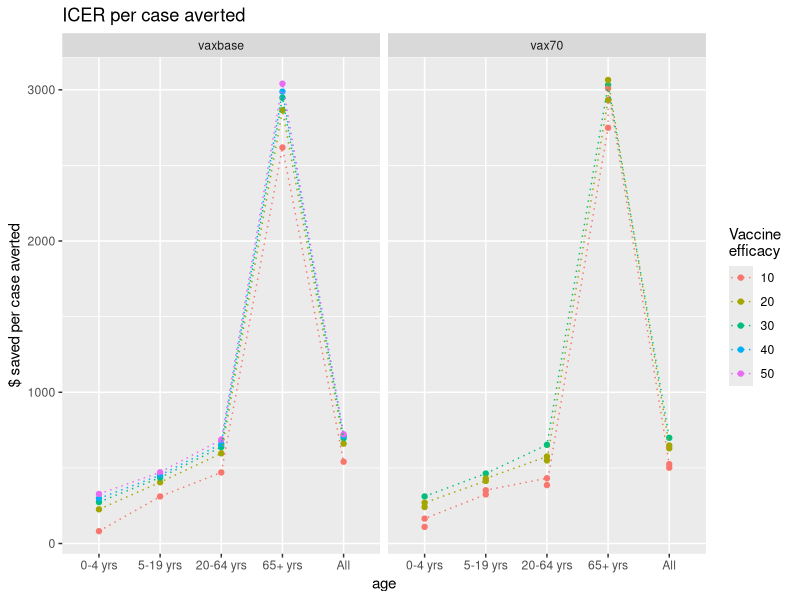
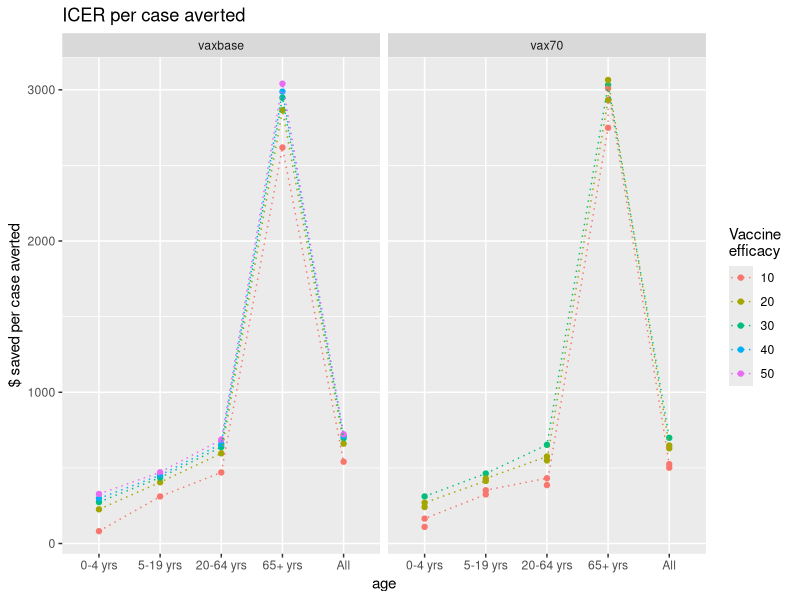
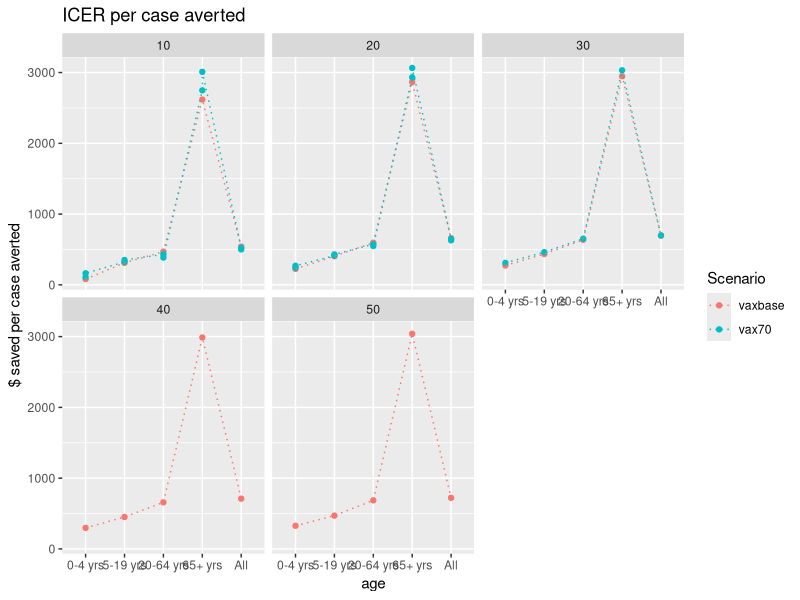
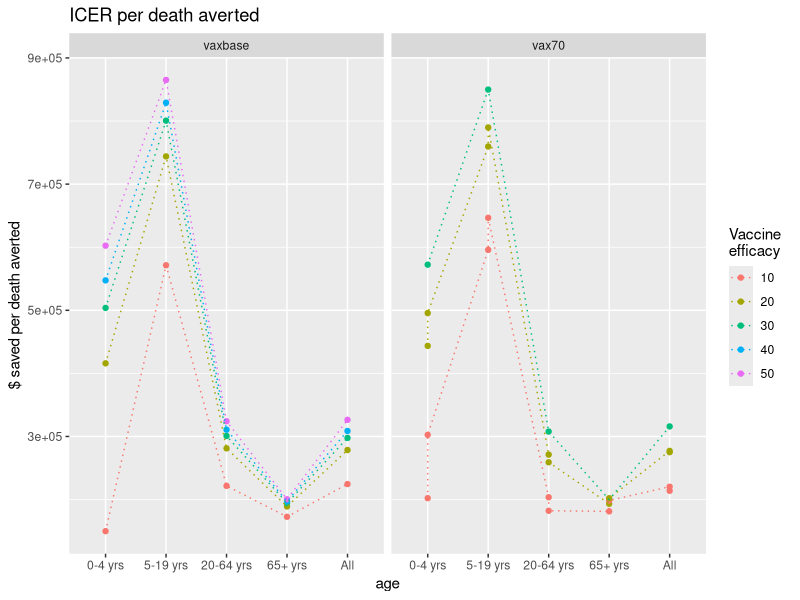
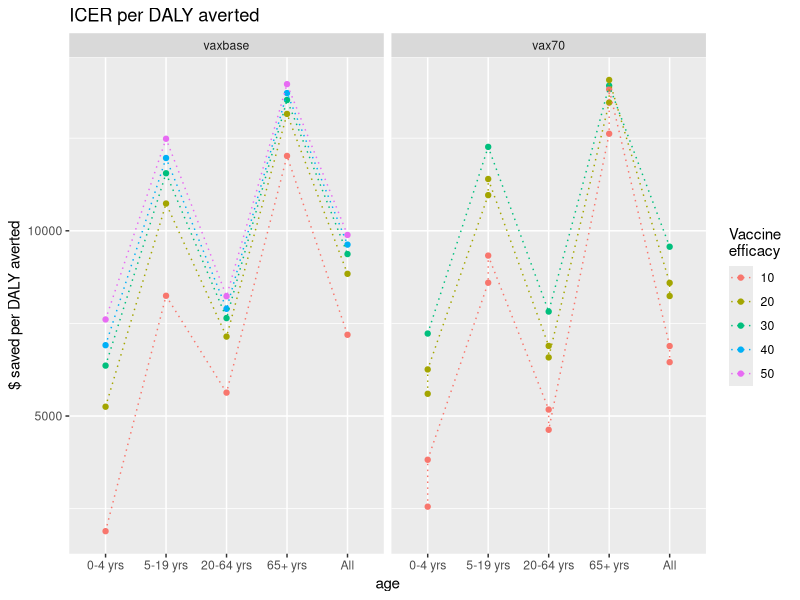
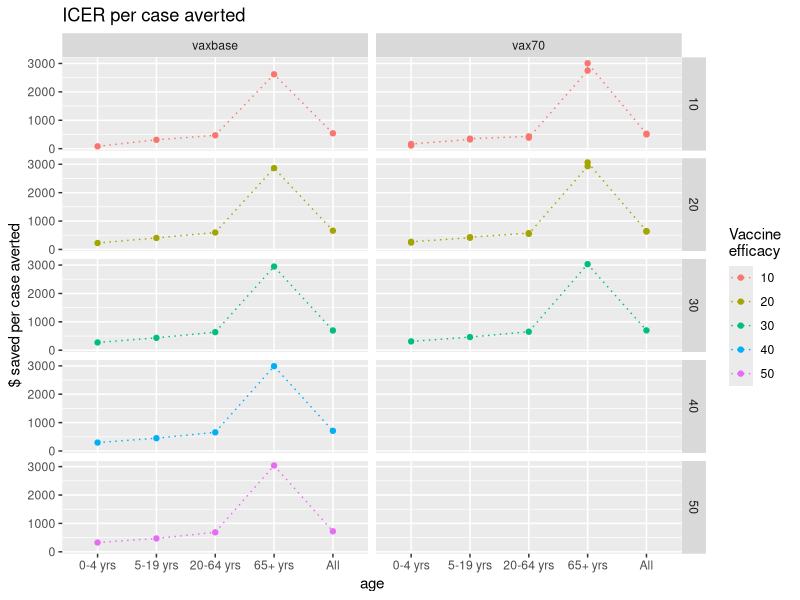
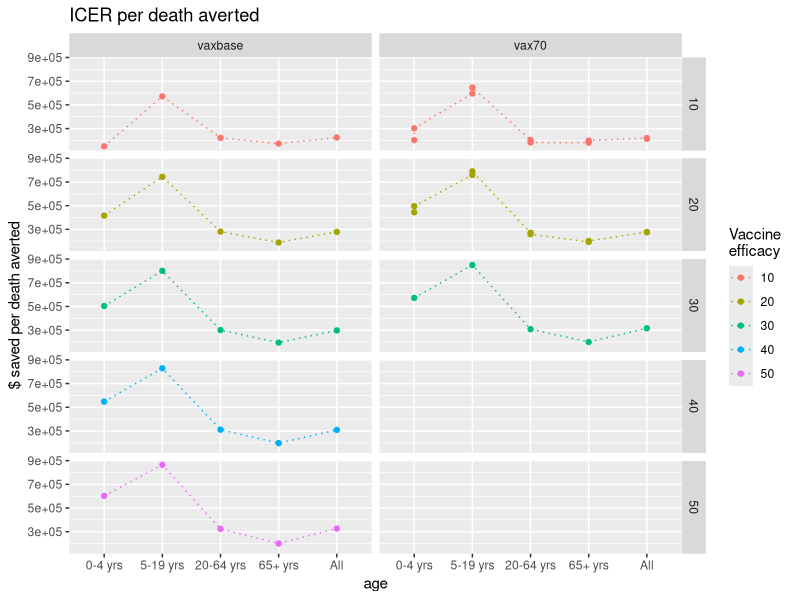
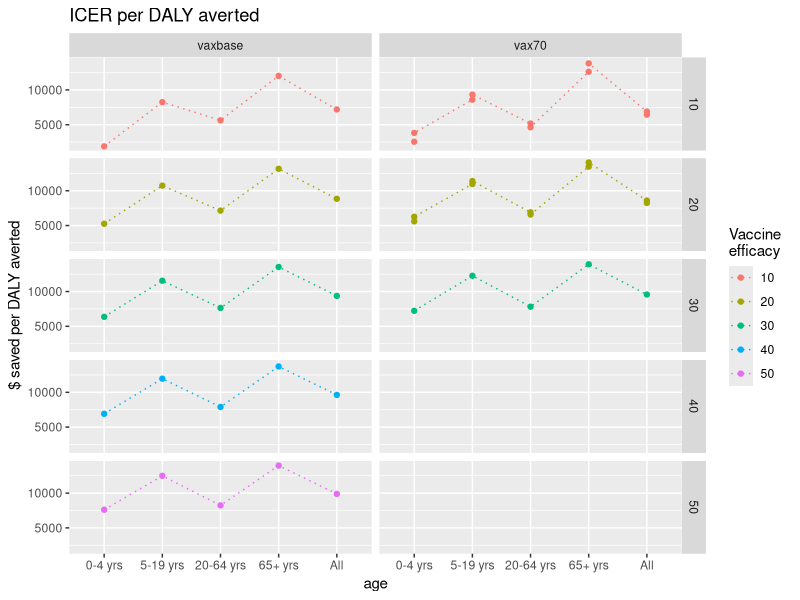

Generate these figures, in order, with R:
## ---- chunk 1
knitr::opts_chunk$set(echo = TRUE, cache = TRUE, warning = FALSE, message = FALSE, tidy = TRUE)
## ---- chunk 2
rm(list = ls(all.names = TRUE))
library(ggplot2)
library(tidyr)
library(knitr); library(rmarkdown)
## ---- chunk 3
data <- read.csv("df/icer-all.csv", as.is = TRUE)
df <- data[(data$scenario!="base"),]

df$cases.averted <- as.numeric(df$cases.averted)
df$cases.averted.per100k <- as.numeric(df$cases.averted.per100k)
df$icer.case.averted <- as.numeric(df$icer.case.averted)
df$deaths.averted <- as.numeric(df$deaths.averted)
df$deaths.averted.per100k <- as.numeric(df$ deaths.averted.per100k)
df$icer.death.averted <- as.numeric(df$icer.death.averted)
df$dalys <- as.numeric(df$dalys)
df$dalys.per100k <- as.numeric(df$dalys.per100k)
df$dalys.averted <- as.numeric(df$dalys.averted)
df$dalys.averted.per100k <- as.numeric(df$dalys.averted.per100k)
df$icer.daly.averted <- as.numeric(df$icer.daly.averted)
## ---- chunk 4
# subset relevant efficacies
df2 <- df[!df$v.eff %in% c(60), ]
table(df2$v.eff, useNA = 'always')

df3 <- df2[!(df2$scenario == 'vax70' & df2$v.eff %in% c(40,50)), ]
table(df3$scenario, df3$v.eff, useNA = 'always')

# factors
df3$age <- factor(df3$age, levels = c("0-4 yrs", "5-19 yrs", "20-64 yrs", "65+ yrs", "All"))
df3$risk <- factor(df3$risk, levels = c("High", "Non-high", "All"))
df3$scenario <- factor(df3$scenario, levels = c("vaxbase", "vax70"))
df3$v.eff <- factor(df3$v.eff)

# subset by age group
age_group_df <- df3[(df3$risk=="All"),]

# subset by risk group
risk_group_df <- df3[(df3$risk!="All"),]
## ---- chunk 5
# icer per case averted
ggplot(age_group_df, aes(x = age, y = icer.case.averted, color = v.eff, group = v.eff)) + labs(color = "Vaccine \nefficacy") +
  geom_point() + geom_line(linetype = "dotted") + ylab("$ saved per case averted") +
  facet_grid(~ scenario) + ggtitle("ICER per case averted")

## Alternatively:
ggplot(df3[(df3$risk=="All"),], aes(x = age, y = icer.case.averted, group = v.eff, color = v.eff)) +
  geom_point() + geom_line(linetype = "dotted") + labs(color = "Vaccine \nefficacy") +
  ylab("$ saved per case averted") + facet_grid(~ scenario) + ggtitle("ICER per case averted")

ggplot(df3[(df3$risk=="All"),], aes(x = age, y = icer.case.averted, group = scenario, color = scenario)) +
  geom_point() + geom_line(linetype = "dotted") + labs(color = "Scenario") +
  ylab("$ saved per case averted") + facet_wrap(~ v.eff) + ggtitle("ICER per case averted")

# icer per death averted
ggplot(age_group_df, aes(x = age, y = icer.death.averted, color = v.eff, group = v.eff)) + labs(color = "Vaccine \nefficacy") +
  geom_point() + geom_line(linetype = "dotted") + ylab("$ saved per death averted") +
  facet_grid(~ scenario)+ ggtitle("ICER per death averted")

# icer per daly averted
ggplot(age_group_df, aes(x = age, y = icer.daly.averted, color = v.eff, group = v.eff)) + labs(color = "Vaccine \nefficacy") +
  geom_point() + geom_line(linetype = "dotted") + ylab("$ saved per DALY averted") +
  facet_grid(~ scenario) + ggtitle("ICER per DALY averted")
## ---- chunk 6
# icer per case averted
ggplot(age_group_df, aes(x = age, y = icer.case.averted, color = v.eff, group = v.eff)) + labs(color = "Vaccine \nefficacy") +
  geom_point() + geom_line(linetype = "dotted") + ylab("$ saved per case averted") +
  facet_grid(v.eff ~ scenario) + ggtitle("ICER per case averted")

# icer per death averted
ggplot(age_group_df, aes(x = age, y = icer.death.averted, color = v.eff, group = v.eff)) + labs(color = "Vaccine \nefficacy") +
  geom_point() + geom_line(linetype = "dotted") + ylab("$ saved per death averted") +
  facet_grid(v.eff ~ scenario) + ggtitle("ICER per death averted")

# icer per DALY averted
ggplot(age_group_df, aes(x = age, y = icer.daly.averted, color = v.eff, group = v.eff)) + labs(color = "Vaccine \nefficacy") +
  geom_point() + geom_line(linetype = "dotted") + ylab("$ saved per DALY averted") +
  facet_grid(v.eff ~ scenario) + ggtitle("ICER per DALY averted")
## ---- chunk 7
# subset vax base data
vaxbase_df <- df3[(df3$scenario=="vaxbase"),]
vaxbase_df_risk <- risk_group_df[(risk_group_df$scenario=="vaxbase"),]
vaxbase_df_age <- age_group_df[(age_group_df$scenario=="vaxbase"),]
## ---- chunk 8
ggplot(vaxbase_df_age, aes(x = age, y = cases, color = v.eff, group = v.eff)) + geom_point() + geom_line(linetype = "dotted") +
  ggtitle("Number of cases in each age group by vaccine efficacy")

ggplot(vaxbase_df_age, aes(x = age, y = cases, color = v.eff, group = v.eff)) + labs(color = "Vaccine \nefficacy") +
  geom_point() + geom_line(linetype = "dotted") + ylab("cases") +
  facet_grid(~v.eff) + ggtitle("Number of cases in each age group by vaccine efficacy")

ggplot(vaxbase_df, aes(x = age, y = cases, color = risk, group = risk)) + labs(color = "Risk \ngroup") +
  geom_point() + geom_line(linetype = "dotted") + ylab("cases") +
  facet_grid(~v.eff) + ggtitle("Number of cases in each age and risk group by vaccine efficacy")

ggplot(vaxbase_df, aes(x = age, y = cases, color = risk, group = risk)) + labs(color = "Risk \ngroup") +
  geom_point() + geom_line(linetype = "dotted") + ylab("cases") +
  facet_grid(v.eff~risk) + ggtitle("Number of cases in each age and risk group by vaccine efficacy")
## ---- chunk 9
ggplot(vaxbase_df_age, aes(x = age, y = deaths.per100k, color = v.eff, group = v.eff)) + geom_point() + geom_line(linetype = "dotted") +
  ggtitle("Deaths per 100k in each age group by vaccine efficacy")

ggplot(vaxbase_df_age, aes(x = age, y = deaths.per100k, color = v.eff, group = v.eff)) + labs(color = "Vaccine \nefficacy") +
  geom_point() + geom_line(linetype = "dotted") + ylab("deaths") +
  facet_grid(~v.eff) + ggtitle("Deaths per 100k in each age group by vaccine efficacy")

ggplot(vaxbase_df, aes(x = age, y = deaths.per100k, color = risk, group = risk)) + labs(color = "Risk \ngroup") +
  geom_point() + geom_line(linetype = "dotted") + ylab("deaths") +
  facet_grid(~v.eff) + ggtitle("Deaths per 100k in each age and risk group by vaccine efficacy")

ggplot(vaxbase_df, aes(x = age, y = deaths.per100k, color = risk, group = risk)) + labs(color = "Risk \ngroup") +
  geom_point() + geom_line(linetype = "dotted") + ylab("deaths") +
  facet_grid(v.eff~risk) + ggtitle("Deaths per 100k in each age and risk group by vaccine efficacy")
## ---- chunk 10
ggplot(vaxbase_df_age, aes(x = age, y = dalys.per100k, color = v.eff, group = v.eff)) + geom_point() + geom_line(linetype = "dotted") +
  ggtitle("DALYs per 100k in each age group by vaccine efficacy")

ggplot(vaxbase_df_age, aes(x = age, y = dalys.per100k, color = v.eff, group = v.eff)) + labs(color = "Vaccine \nefficacy") +
  geom_point() + geom_line(linetype = "dotted") + ylab("DALYs") +
  facet_grid(~v.eff) + ggtitle("DALYs per 100k in each age group by vaccine efficacy")

ggplot(vaxbase_df, aes(x = age, y = dalys.per100k, color = risk, group = risk)) + labs(color = "Risk \ngroup") +
  geom_point() + geom_line(linetype = "dotted") + ylab("DALYs") +
  facet_grid(~v.eff) + ggtitle("DALYs per 100k in each age and risk group by vaccine efficacy")

ggplot(vaxbase_df, aes(x = age, y = dalys.per100k, color = risk, group = risk)) + labs(color = "Risk \ngroup") +
  geom_point() + geom_line(linetype = "dotted") + ylab("DALYs") +
  facet_grid(v.eff~risk) + ggtitle("DALYs per 100k in each age and risk group by vaccine efficacy")
## ---- chunk 11
# subset vax70% data
vax70_df <- df3[(df3$scenario=="vax70"),]
vax70_df_risk <- risk_group_df[(risk_group_df$scenario=="vax70"),]
vax70_df_age <- age_group_df[(age_group_df$scenario=="vax70"),]
## ---- chunk 12
ggplot(vax70_df_age, aes(x = age, y = cases, color = v.eff, group = v.eff)) + geom_point() + geom_line(linetype = "dotted") +
  ggtitle("Number of cases in each age group by vaccine efficacy")

ggplot(vax70_df_age, aes(x = age, y = cases, color = v.eff, group = v.eff)) + labs(color = "Vaccine \nefficacy") +
  geom_point() + geom_line(linetype = "dotted") + ylab("cases") +
  facet_grid(~v.eff) + ggtitle("Number of cases in each age group by vaccine efficacy")

ggplot(vax70_df, aes(x = age, y = cases, color = risk, group = risk)) + labs(color = "Risk \ngroup") +
  geom_point() + geom_line(linetype = "dotted") + ylab("cases") +
  facet_grid(~v.eff) + ggtitle("Number of cases in each age and risk group by vaccine efficacy")

ggplot(vax70_df, aes(x = age, y = cases, color = risk, group = risk)) + labs(color = "Risk \ngroup") +
  geom_point() + geom_line(linetype = "dotted") + ylab("cases") +
  facet_grid(v.eff~risk) + ggtitle("Number of cases in each age and risk group by vaccine efficacy")
## ---- chunk 13
ggplot(vax70_df_age, aes(x = age, y = deaths.per100k, color = v.eff, group = v.eff)) + geom_point() + geom_line(linetype = "dotted") +
  ggtitle("Deaths per 100k in each age group by vaccine efficacy")

ggplot(vax70_df_age, aes(x = age, y = deaths.per100k, color = v.eff, group = v.eff)) + labs(color = "Vaccine \nefficacy") +
  geom_point() + geom_line(linetype = "dotted") + ylab("deaths") +
  facet_grid(~v.eff) + ggtitle("Deaths per 100k in each age group by vaccine efficacy")

ggplot(vax70_df, aes(x = age, y = deaths.per100k, color = risk, group = risk)) + labs(color = "Risk \ngroup") +
  geom_point() + geom_line(linetype = "dotted") + ylab("deaths") +
  facet_grid(~v.eff) + ggtitle("Deaths per 100k in each age and risk group by vaccine efficacy")

ggplot(vax70_df, aes(x = age, y = deaths.per100k, color = risk, group = risk)) + labs(color = "Risk \ngroup") +
  geom_point() + geom_line(linetype = "dotted") + ylab("deaths") +
  facet_grid(v.eff~risk) + ggtitle("Deaths per 100k in each age and risk group by vaccine efficacy")
## ---- chunk 14
ggplot(vax70_df_age, aes(x = age, y = dalys.per100k, color = v.eff, group = v.eff)) + geom_point() + geom_line(linetype = "dotted") +
  ggtitle("DALYs per 100k in each age group by vaccine efficacy")

ggplot(vax70_df_age, aes(x = age, y = dalys.per100k, color = v.eff, group = v.eff)) + labs(color = "Vaccine \nefficacy") +
  geom_point() + geom_line(linetype = "dotted") + ylab("DALYs") +
  facet_grid(~v.eff) + ggtitle("DALYs per 100k in each age group by vaccine efficacy")

ggplot(vax70_df, aes(x = age, y = dalys.per100k, color = risk, group = risk)) + labs(color = "Risk \ngroup") +
  geom_point() + geom_line(linetype = "dotted") + ylab("DALYs") +
  facet_grid(~v.eff) + ggtitle("DALYs per 100k in each age and risk group by vaccine efficacy")

ggplot(vax70_df, aes(x = age, y = dalys.per100k, color = risk, group = risk)) + labs(color = "Risk \ngroup") +
  geom_point() + geom_line(linetype = "dotted") + ylab("DALYs") +
  facet_grid(v.eff~risk) + ggtitle("DALYs per 100k in each age and risk group by vaccine efficacy")
